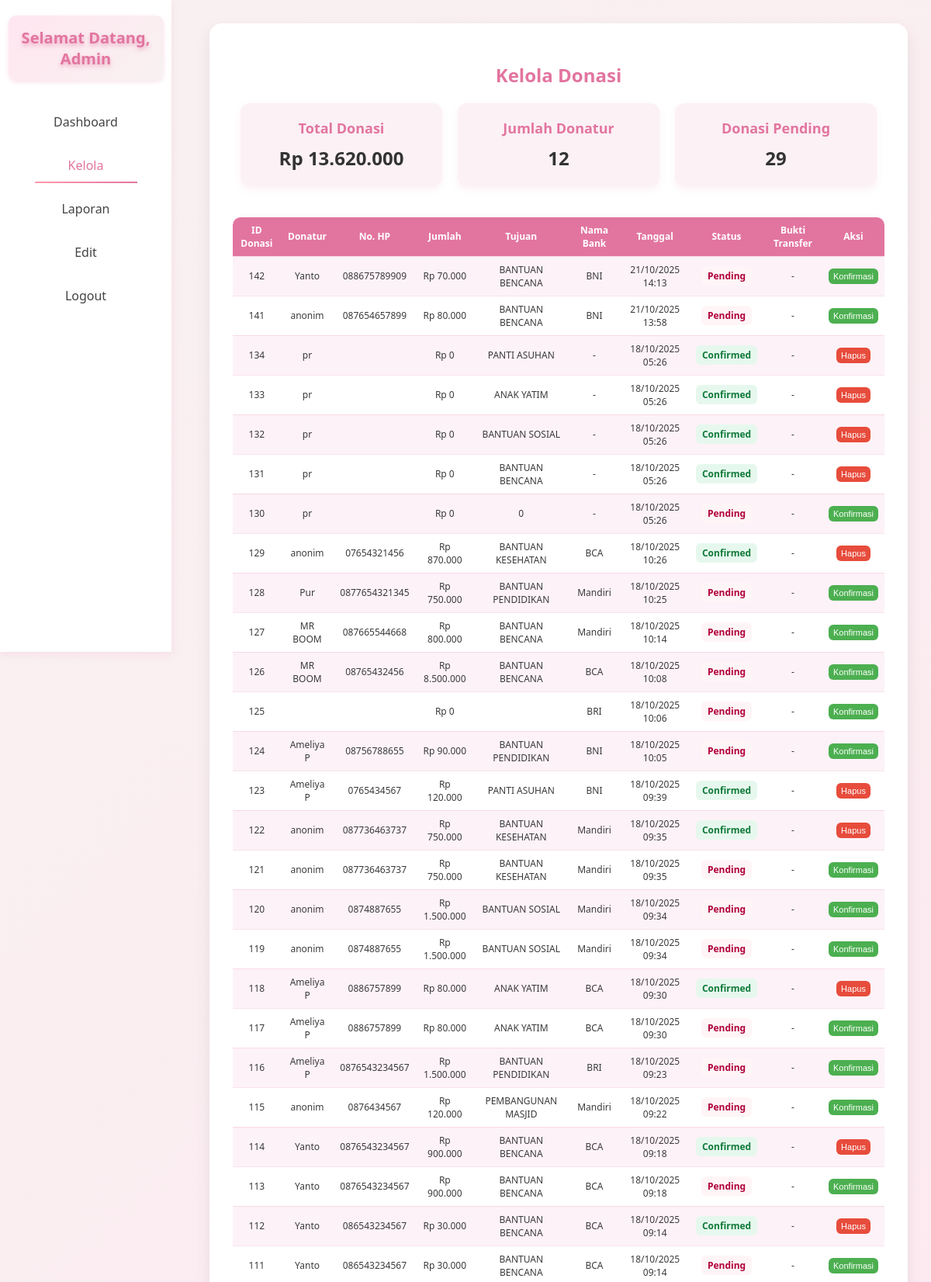
The app's page /kelola_donasi.php (signed in, upper part) with its own data.
### tables this page shows
CREATE TABLE `transaksi` (
  `id_transaksi` int(11) NOT NULL,
  `id_donation` int(11) DEFAULT NULL,
  `donor_name` varchar(100) NOT NULL,
  `phone` varchar(20) DEFAULT NULL,
  `amount` decimal(15,2) NOT NULL,
  `nama_bank` varchar(50) NOT NULL,
  `bukti_transfer` varchar(255) DEFAULT NULL,
  `tujuan_donasi` varchar(255) DEFAULT NULL,
  `created_at` datetime DEFAULT current_timestamp(),
  `status` enum('pending','confirmed') DEFAULT 'pending'
);

CREATE TABLE `donations` (
  `id` int(11) NOT NULL,
  `username` varchar(100) DEFAULT NULL,
  `donor_name` varchar(100) NOT NULL,
  `phone` varchar(20) DEFAULT NULL,
  `amount` decimal(15,2) DEFAULT NULL,
  `created_at` datetime NOT NULL,
  `status` enum('pending','confirmed') NOT NULL DEFAULT 'pending',
  `deleted_admin_temp` enum('yes','no') NOT NULL DEFAULT 'no',
  `tujuan_donasi` varchar(100) NOT NULL,
  `bukti_transfer` varchar(255) DEFAULT NULL,
  `nama_bank` varchar(50) DEFAULT NULL,
  `is_anonim` tinyint(100) NOT NULL DEFAULT 0,
  `tanggal` datetime DEFAULT current_timestamp(),
  `rekening_number` varchar(50) DEFAULT NULL,
  `target_amount` int(11) DEFAULT 0
);

### kelola_donasi.php (the view, shortened to what this page needs)
<?php
include 'koneksi.php';
$totalDonasiQ = mysqli_query($koneksi, "SELECT SUM(amount) as total FROM donations WHERE status='confirmed'");
$totalDonasi = ($totalDonasiQ && mysqli_num_rows($totalDonasiQ) > 0) ? mysqli_fetch_assoc($totalDonasiQ)['total'] ?? 0 : 0;
$totalDonaturQ = mysqli_query($koneksi, "SELECT COUNT(DISTINCT donor_name) as countd FROM donations WHERE status='confirmed'");
$totalDonatur = ($totalDonaturQ && mysqli_num_rows($totalDonaturQ) > 0) ? mysqli_fetch_assoc($totalDonaturQ)['countd'] ?? 0 : 0;
$pendingCountQ = mysqli_query($koneksi, "SELECT COUNT(*) as cnt FROM donations WHERE status='pending'");
$pendingCount = ($pendingCountQ && mysqli_num_rows($pendingCountQ) > 0) ? mysqli_fetch_assoc($pendingCountQ)['cnt'] ?? 0 : 0;
$donasiResult = mysqli_query($koneksi, "
    SELECT
        d.id as donation_id,
        t.id_transaksi,
        d.donor_name,
        d.phone,
        d.amount,
        IFNULL(d.nama_bank, '-') AS nama_bank,
        d.created_at,
        d.status,
        d.tujuan_donasi,
        d.is_anonim,
        COALESCE(t.bukti_transfer, d.bukti_transfer) AS bukti_transfer
    FROM donations d
    LEFT JOIN transaksi t ON d.id = t.id_donation
    WHERE d.status != 'deleted_admin'
      AND (d.deleted_admin_temp IS NULL OR d.deleted_admin_temp = 'no')
    ORDER BY d.id DESC
");
?>
<!DOCTYPE html>
<html lang="id">
<head>
</head>
<body>
<div class="sidebar">
   <h2>Selamat Datang, Admin</h2>
    <a href="admin.php">Dashboard</a>
    <a href="kelola_donasi.php" class="active">Kelola</a>
    <a href="laporan_donasi.php">Laporan</a>
    <a href="edit.php">Edit</a>
    <a href="logout.php">Logout</a>
</div>
<div class="content">
<div class="container">
<h2>Kelola Donasi</h2>
<div class="stats">
    <div class="stat"><h4>Total Donasi</h4><p>Rp <?= number_format($totalDonasi, 0, ',', '.'); ?></p></div>
    <div class="stat"><h4>Jumlah Donatur</h4><p><?= $totalDonatur; ?></p></div>
    <div class="stat"><h4>Donasi Pending</h4><p><?= $pendingCount; ?></p></div>
</div>
<div class="table-wrapper">
<table>
<tr>
<th>ID Donasi</th>
<th>Donatur</th>
<th>No. HP</th>
<th>Jumlah</th>
<th>Tujuan</th>
<th>Nama Bank</th>
<th>Tanggal</th>
<th>Status</th>
<th>Bukti Transfer</th>
<th>Aksi</th>
</tr>
<?php if (mysqli_num_rows($donasiResult) > 0): ?>
<?php while ($d = mysqli_fetch_assoc($donasiResult)): ?>
<tr>
<td><?= htmlspecialchars($d['donation_id']); ?></td>
<td><?= $d['is_anonim'] ? 'anonim' : htmlspecialchars($d['donor_name']); ?></td>
<td><?= htmlspecialchars($d['phone']); ?></td>
<td>Rp <?= number_format($d['amount'], 0, ',', '.'); ?></td>
<td><?= ucfirst(str_replace('_', ' ', $d['tujuan_donasi'])); ?></td>
<td><?= htmlspecialchars($d['nama_bank']); ?></td>
<td><?= date('d/m/Y H:i', strtotime($d['created_at'])); ?></td>
<td>
<?php if ($d['status'] === 'pending'): ?>
<span class="status-pending">Pending</span>
<?php else: ?>
<span class="status-confirm">Confirmed</span>
<?php endif; ?>
</td>
<td>
<?php if (!empty($d['bukti_transfer']) && file_exists("uploads/" . $d['bukti_transfer'])): ?>
<img src="uploads/<?= htmlspecialchars($d['bukti_transfer']); ?>" class="bukti-transfer-img" onclick="openModal(this)">
<?php else: ?>-<?php endif; ?>
</td>
<td>
<?php if ($d['status'] === 'pending'): ?>
<form method="POST" style="display:inline;">
<button type="submit" name="confirm_donation" class="action-link action-confirm">Konfirmasi</button>
</form>
<?php elseif ($d['status'] === 'confirmed'): ?>
<form method="POST" style="display:inline;">
<button type="submit" name="delete_donation" class="action-link action-delete" onclick="return confirm('Hapus donasi ini dari dashboard admin?')">Hapus</button>
</form>
<?php endif; ?>
</td>
</tr>
<?php endwhile; ?>
<?php else: ?>
<tr><td colspan="10">Belum ada data donasi</td></tr>
<?php endif; ?>
</table>
</div>
</div>
</body>
</html>

### kelola_donasi.php (style rules this page uses)
body { font-family: 'Segoe UI', Tahoma, sans-serif; background: linear-gradient(135deg,#f8f1f1 0%,#ffe6f0 100%); margin: 0; display: flex; min-height: 100vh; color: #3a3a3a; overflow-x: hidden; }
.sidebar { width: 220px; background: #fff; color: #e2759f; min-height: 100vh; padding: 20px 0.5px; box-shadow: 0 2px 10px rgba(226, 117, 159, 0.15); position: fixed; left: 0; top: 0; }
.sidebar h2 { font-size: 20px; margin-bottom: 30px; text-align: center; color: #e2759f; background: linear-gradient(135deg, #ffe6f0, #f8f1f1); padding: 15px 10px; border-radius: 10px; margin: 0 10px 30px 10px; box-shadow: 0 2px 5px rgba(226, 117, 159, 0.2); text-shadow: 0 3px 5px rgba(226, 117, 159, 0.53); }
.sidebar a { display: block; padding: 12px 15px; margin-bottom: 10px; text-decoration: none; color: #444; font-weight: 500; text-align: center; position: relative; transition: 0.3s; }
.sidebar a::after { content: ""; position: absolute; bottom: 0; left: 50%; transform: translateX(-50%); width: 0%; height: 2px; background: linear-gradient(90deg, #ff99aa, #e2759f); transition: 0.3s ease; }
.sidebar a.active { color: #e2759f; }
.sidebar a.active::after { width: 60%; }
.content { margin-left: 240px; padding: 30px; flex: 1; }
.container { max-width: 1200px; margin: auto; background: #fff; padding: 30px; border-radius: 16px; box-shadow: 0 8px 20px rgba(0, 0, 0, 0.08); }
h2 { text-align: center; color: #e2759f; margin-bottom: 20px; }
.stats { display: flex; justify-content: space-around; margin-bottom: 30px; }
.stat { background: rgba(226, 117, 159, 0.1); padding: 20px; border-radius: 12px; text-align: center; box-shadow: 0 4px 10px rgba(226, 117, 159, 0.1); flex: 1; margin: 0 10px; }
.stat h4 { margin: 0; color: #e2759f; font-size: 18px; }
.stat p { margin: 10px 0 0 0; font-size: 24px; font-weight: bold; color: #333; }
table { width: 100%; border-collapse: collapse; margin-top: 10px; border-radius: 10px; overflow: hidden; box-shadow: 0 3px 10px rgba(226, 117, 159, 0.1); }
th, td { padding: 8px; border-bottom: 1px solid rgba(226, 117, 159, 0.2); text-align: center; font-size: 12px; }
th { background: #e2759f; color: #fff; }
tr:nth-child(even) { background: #fdf2f8; }
.status-pending { background: #fff5f7; color: #b0003a; padding: 4px 8px; border-radius: 6px; font-weight: 600; }
.status-confirm { background: #e6f8ee; color: #117a3a; padding: 4px 8px; border-radius: 6px; font-weight: 600; }
.action-link { padding: 4px 6px; border-radius: 6px; text-decoration: none; color: #fff; font-size: 11px; border: none; cursor: pointer; }
.action-confirm { background: #4caf50; }
.action-delete { background: #e74c3c; }
.table-wrapper { overflow-x: auto; }

### records on screen
transaksi: id_donation "142", id_donation.donor_name "Yanto", id_donation.phone "088675789909", id_donation.amount "70.000", id_donation.tujuan_donasi "BANTUAN BENCANA", nama_bank "BNI", id_donation.created_at "21/10/2025 14:13", shows "Pending"
transaksi: id_donation "141", shows "anonim", id_donation.phone "087654657899", id_donation.amount "80.000", id_donation.tujuan_donasi "BANTUAN BENCANA", nama_bank "BNI", id_donation.created_at "21/10/2025 13:58", shows "Pending"
transaksi: id_donation "134", id_donation.donor_name "pr", id_donation.amount "0", id_donation.tujuan_donasi "PANTI ASUHAN", nama_bank "-", id_donation.created_at "18/10/2025 05:26", shows "Confirmed"
transaksi: id_donation "133", id_donation.donor_name "pr", id_donation.amount "0", id_donation.tujuan_donasi "ANAK YATIM", nama_bank "-", id_donation.created_at "18/10/2025 05:26", shows "Confirmed"
transaksi: id_donation "132", id_donation.donor_name "pr", id_donation.amount "0", id_donation.tujuan_donasi "BANTUAN SOSIAL", nama_bank "-", id_donation.created_at "18/10/2025 05:26", shows "Confirmed"
transaksi: id_donation "131", id_donation.donor_name "pr", id_donation.amount "0", id_donation.tujuan_donasi "BANTUAN BENCANA", nama_bank "-", id_donation.created_at "18/10/2025 05:26", shows "Confirmed"
donations: id "130", donor_name "pr", amount "0", tujuan_donasi "0", nama_bank "-", created_at "18/10/2025 05:26", status "Pending"
transaksi: id_donation "129", shows "anonim", id_donation.phone "07654321456", id_donation.amount "870.000", id_donation.tujuan_donasi "BANTUAN KESEHATAN", nama_bank "BCA", id_donation.created_at "18/10/2025 10:26", shows "Confirmed"
transaksi: id_donation "128", id_donation.donor_name "Pur", id_donation.phone "0877654321345", id_donation.amount "750.000", id_donation.tujuan_donasi "BANTUAN PENDIDIKAN", nama_bank "Mandiri", id_donation.created_at "18/10/2025 10:25", shows "Pending"
transaksi: id_donation "127", id_donation.donor_name "MR BOOM", id_donation.phone "087665544668", id_donation.amount "800.000", id_donation.tujuan_donasi "BANTUAN BENCANA", nama_bank "Mandiri", id_donation.created_at "18/10/2025 10:14", shows "Pending"
transaksi: id_donation "126", id_donation.donor_name "MR BOOM", id_donation.phone "08765432456", id_donation.amount "8.500.000", id_donation.tujuan_donasi "BANTUAN BENCANA", nama_bank "BCA", id_donation.created_at "18/10/2025 10:08", shows "Pending"
donations: id "125", amount "0", nama_bank "BRI", created_at "18/10/2025 10:06", status "Pending"
transaksi: id_donation "124", id_donation.donor_name "Ameliya P", id_donation.phone "08756788655", id_donation.amount "90.000", id_donation.tujuan_donasi "BANTUAN PENDIDIKAN", nama_bank "BNI", id_donation.created_at "18/10/2025 10:05", shows "Pending"
transaksi: id_donation "123", id_donation.donor_name "Ameliya P", id_donation.phone "0765434567", id_donation.amount "120.000", id_donation.tujuan_donasi "PANTI ASUHAN", nama_bank "BNI", id_donation.created_at "18/10/2025 09:39", shows "Confirmed"
transaksi: id_donation "122", shows "anonim", id_donation.phone "087736463737", id_donation.amount "750.000", id_donation.tujuan_donasi "BANTUAN KESEHATAN", nama_bank "Mandiri", id_donation.created_at "18/10/2025 09:35", shows "Confirmed"
donations: id "121", is_anonim "anonim", phone "087736463737", amount "750.000", tujuan_donasi "BANTUAN KESEHATAN", nama_bank "Mandiri", created_at "18/10/2025 09:35", status "Pending"
transaksi: id_donation "120", shows "anonim", id_donation.phone "0874887655", id_donation.amount "1.500.000", id_donation.tujuan_donasi "BANTUAN SOSIAL", nama_bank "Mandiri", id_donation.created_at "18/10/2025 09:34", shows "Pending"
donations: id "119", is_anonim "anonim", phone "0874887655", amount "1.500.000", tujuan_donasi "BANTUAN SOSIAL", nama_bank "Mandiri", created_at "18/10/2025 09:34", status "Pending"
transaksi: id_donation "118", id_donation.donor_name "Ameliya P", id_donation.phone "0886757899", id_donation.amount "80.000", id_donation.tujuan_donasi "ANAK YATIM", nama_bank "BCA", id_donation.created_at "18/10/2025 09:30", shows "Confirmed"
donations: id "117", donor_name "Ameliya P", phone "0886757899", amount "80.000", tujuan_donasi "ANAK YATIM", nama_bank "BCA", created_at "18/10/2025 09:30", status "Pending"
donations: id "116", donor_name "Ameliya P", phone "0876543234567", amount "1.500.000", tujuan_donasi "BANTUAN PENDIDIKAN", nama_bank "BRI", created_at "18/10/2025 09:23", status "Pending"
donations: id "115", is_anonim "anonim", phone "0876434567", amount "120.000", tujuan_donasi "PEMBANGUNAN MASJID", nama_bank "Mandiri", created_at "18/10/2025 09:22", status "Pending"
transaksi: id_donation "114", id_donation.donor_name "Yanto", id_donation.phone "0876543234567", id_donation.amount "900.000", id_donation.tujuan_donasi "BANTUAN BENCANA", nama_bank "BCA", id_donation.created_at "18/10/2025 09:18", shows "Confirmed"
donations: id "113", donor_name "Yanto", phone "0876543234567", amount "900.000", tujuan_donasi "BANTUAN BENCANA", nama_bank "BCA", created_at "18/10/2025 09:18", status "Pending"
transaksi: id_donation "112", id_donation.donor_name "Yanto", id_donation.phone "086543234567", id_donation.amount "30.000", id_donation.tujuan_donasi "BANTUAN BENCANA", nama_bank "BCA", id_donation.created_at "18/10/2025 09:14", shows "Confirmed"
donations: id "111", donor_name "Yanto", phone "086543234567", amount "30.000", tujuan_donasi "BANTUAN BENCANA", nama_bank "BCA", created_at "18/10/2025 09:14", status "Pending"

### other values on screen
$totalDonasi "13.620.000"
$totalDonatur "12"
$pendingCount "29"
